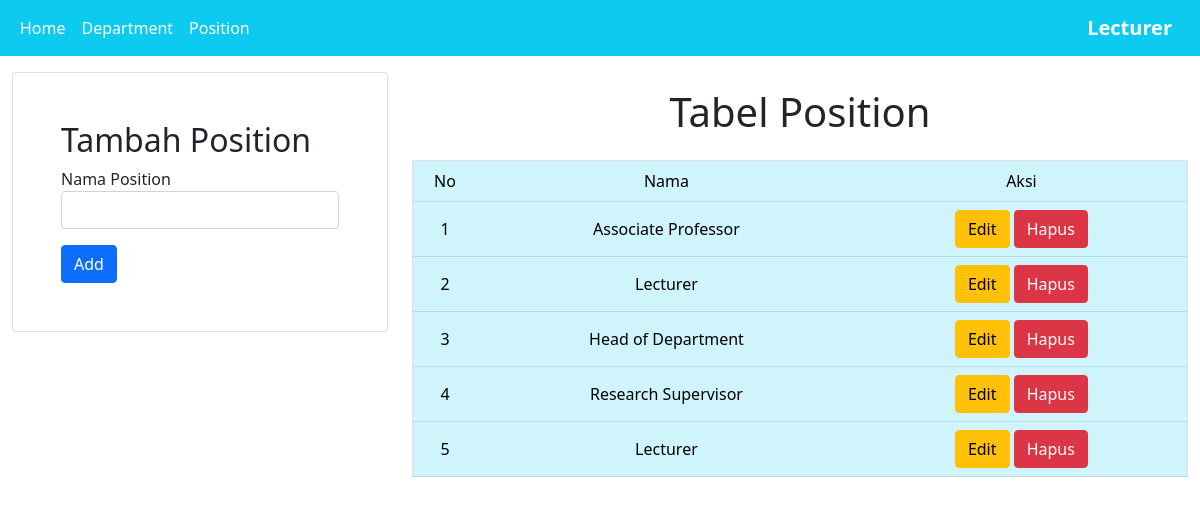
The app's page /tp_mvc25/positions.php with its own data.
### tables this page shows
CREATE TABLE `position` (
  `position_id` int(11) NOT NULL,
  `position_name` varchar(100) NOT NULL
);

### tp_mvc25/controllers/PositionController.php (called while the page is built, shortened)
<?php
include_once("models/Position.php");
include_once("view/PositionView.php");
class PositionController
{
  private $position;
  function __construct()
  {
    $this->position = new Position(Config::$db_host, Config::$db_user, Config::$db_pass, Config::$db_name);
  }
  public function index()
  {
    $this->position->open();
    $this->position->getPosition();
    $data = array();
    while ($row = $this->position->getResult()) {
      array_push($data, $row);
    }
    $view = new PositionView();
    $view->render($data);
  }
}
?>

### tp_mvc25/positions.php (called while the page is built, shortened)
<?php
include_once("models/DB.php");
include_once("controllers/PositionController.php");
$position = new PositionController();
$position->index();
exit();
?>

### tp_mvc25/view/PositionView.php (the view, shortened to what this page needs)
<?php
class PositionView
{
  public function render($data)
  {
    $no = 1;
    $dataPosition = null;
    foreach ($data as $val) {
        list($id, $nama) = $val;
        $dataPosition .= "<tr class='text-center align-middle table-info'>
                    <td>" . $no++ . "</td>
                    <td>" . $nama . "</td>
                    <td>
                    <a href='positions.php?id_edit=" . $id .  "' class='btn btn-warning'>Edit</a>
                    <a href='positions.php?id_hapus=" . $id . "' class='btn btn-danger'>Hapus</a>
                    </td>
                    </tr>";
    }
  }
}

### records on screen
position: position_name "Associate Professor"
position: position_name "Lecturer"
position: position_name "Head of Department"
position: position_name "Research Supervisor"
position: position_name "Lecturer"
